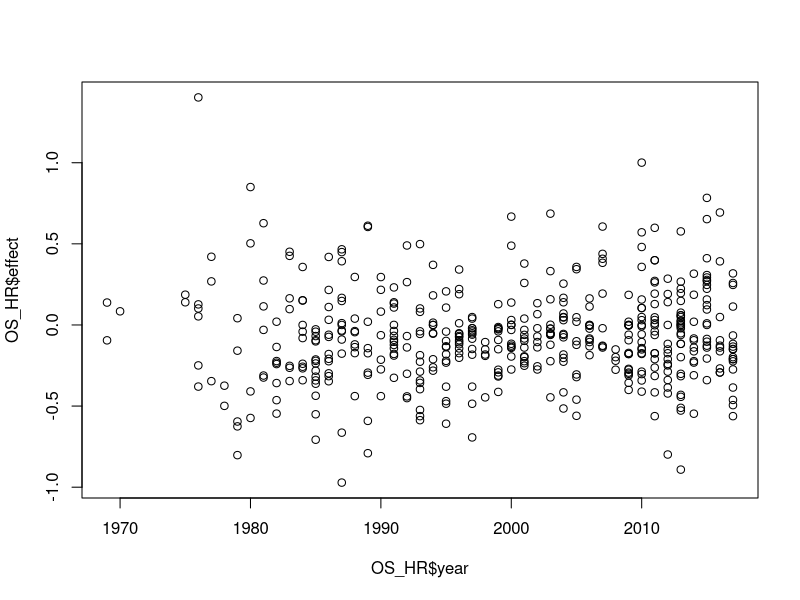

Recreate this plot in R. (Note: this script raises an error after producing the figure.)
# Appendix F.2
# Checking Equipoise assumption
# Figure 8

library(stringr)
library(dplyr)

OS_HR <- read.csv('../Data/OS_HR.csv')


OS_HR$year <- sapply(OS_HR$rcode, function(x){
  x <- str_trim(toString(x))
  end <- nchar(x)
  if(substr(x,end,end) == "A" | substr(x,end,end) == "B" | substr(x,end,end) == "C"){
    x <- substr(x, 1, end-2)
    end <- nchar(x)}
  year <- as.integer(substr(x, end-1, end))
  if(is.na(year)){print(x)}
  else if(year < 50){
    year <- 2000+year
  } else{year <- 1900+year}
  year
})

OS_HR$month <- sapply(OS_HR$rcode, function(x){
  x <- str_trim(toString(x))
  end <- nchar(x)
  if(substr(x,end,end) == "A" | substr(x,end,end) == "B" | substr(x,end,end) == "C"){
    x <- substr(x, 1, end-2)
    end <- nchar(x)}
  month <- as.integer(substr(x, end-3, end-2))
})

OS_HR$year[341] <- 1984
OS_HR$month[341] <- 8
OS_HR$year[422] <- 2010
OS_HR$month[422] <- 3




plot(OS_HR$year, OS_HR$effect)


#Figure 8
png("../Plots/effectSizesOverTime.png")
ggplot(OS_HR, aes(x = year, y = effect)) + geom_point() + stat_smooth() + xlab("Year of Study") + ylab("OS Effect size (log HR)")
dev.off()

